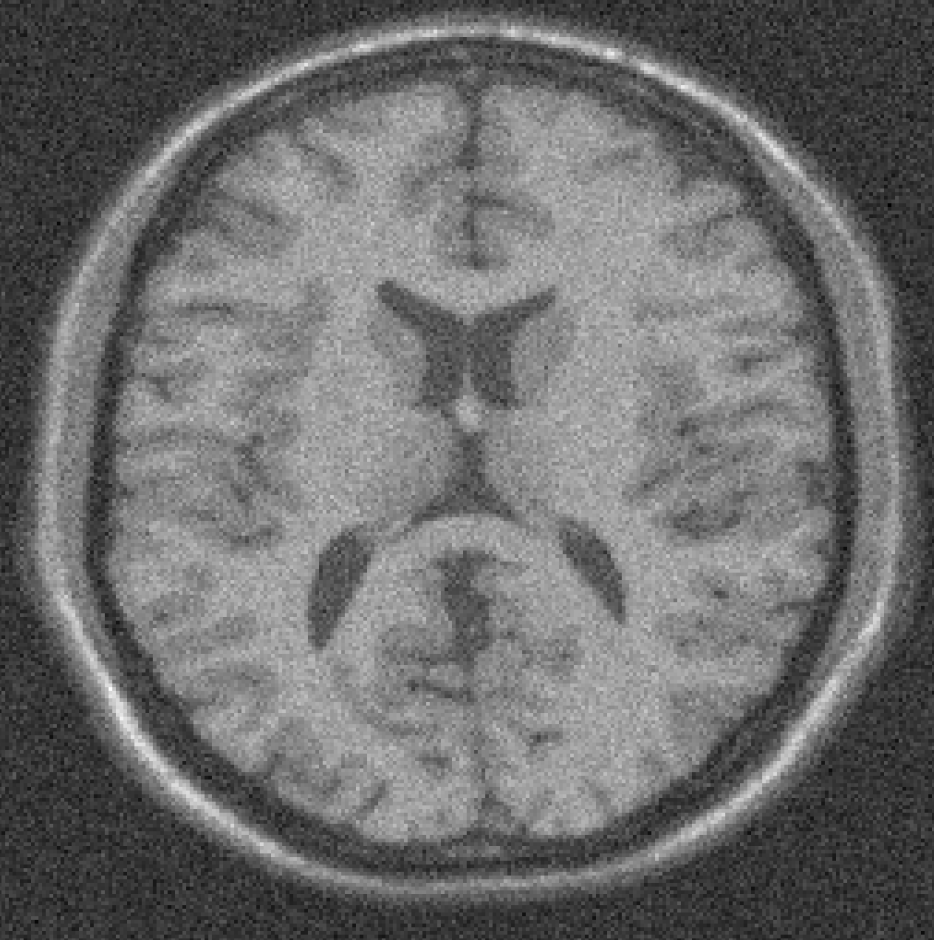
#> input picture images/MRI_images/MRI_noisy.tif, 934 x 940 px
$ jupyter execute 94_Denoising_MRI_images.ipynb   (older library calls are emulated)
#> lines starting #> are read from the running program, lines starting #| are printed output that depends on the picture
# Denoising MRI images

Import the packages

[cell 1]
import matplotlib.pyplot as plt
import numpy as np
from skimage import io
from skimage import img_as_float
from skimage.metrics import peak_signal_noise_ratio
import scipy
from scipy import ndimage as nd
import cv2

[cell 2]
img_path = './images/MRI_images/MRI_noisy.tif'
img_ref_path = './images/MRI_images/MRI_clean.tif'
img_noise = img_as_float(io.imread(img_path))
#> img_noise: shape (940, 934) float64; min 0, max 1, mean 0.426
img_ref = img_as_float(io.imread(img_ref_path))
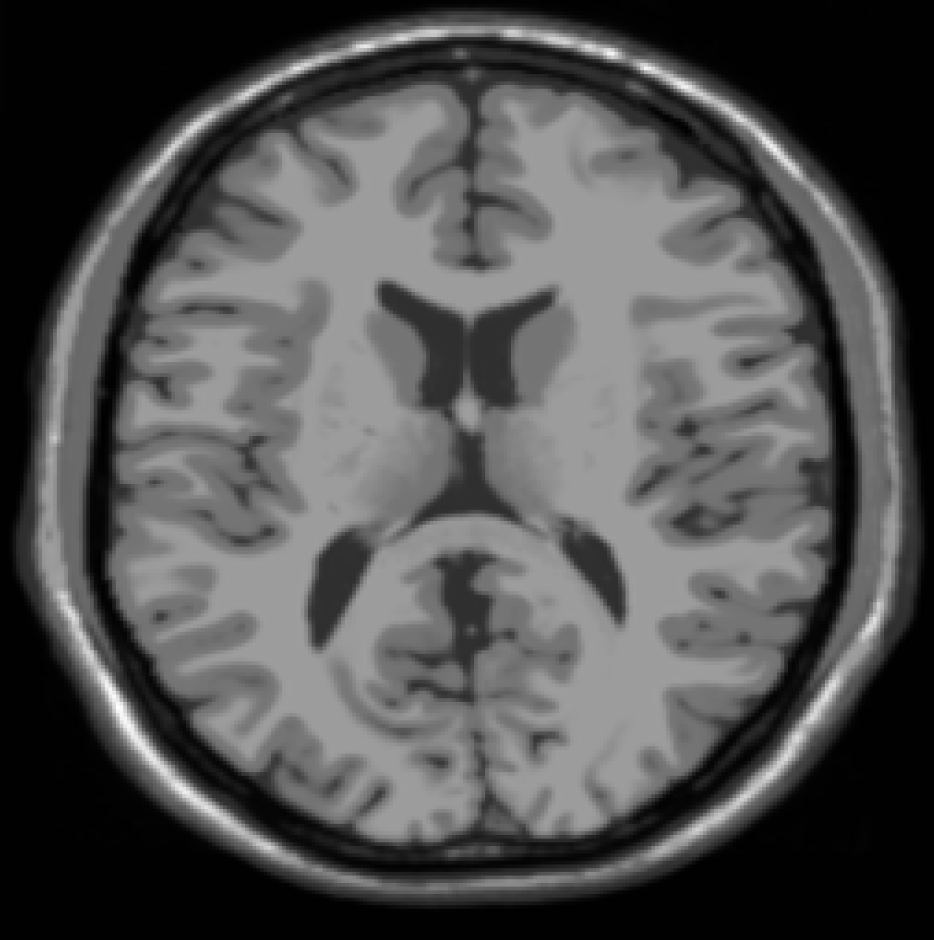
#> input picture images/MRI_images/MRI_clean.tif, 934 x 940 px
#> img_ref: shape (940, 934) float64; min 0, max 1, mean 0.314
fig, axis = plt.subplots(2,1, figsize=(20,20))
axis[0].imshow(img_noise)
axis[1].imshow(img_ref)
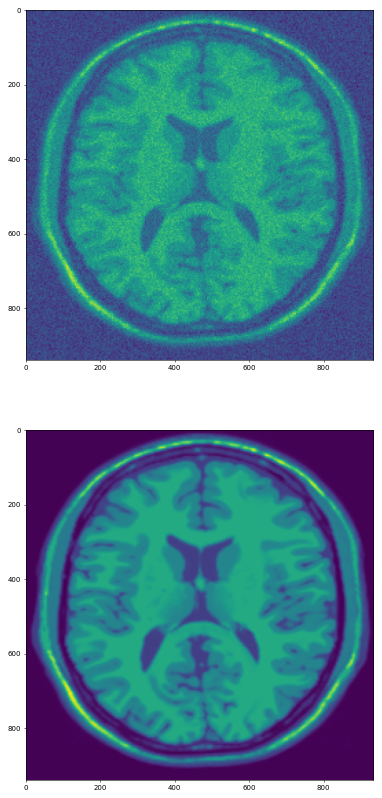
#> figure drawn by matplotlib, 2 panels

## Using Gaussian filter

[cell 3]
gaussian_img = nd.gaussian_filter(img_noise, sigma=5)
plt.figure(figsize=(10,10))
plt.imshow(gaussian_img, )

the image is denoised, it is clean, but it is blurred

check the peak signal noise ratio, compared between the noise image, and the Gaussian filtered image

[cell 4]
noise_psnr = peak_signal_noise_ratio(img_ref, img_noise)
#> noise_psnr = 17.04
gaussian_psnr = peak_signal_noise_ratio(img_ref, gaussian_img)
#> gaussian_psnr = 17.11

print("The peak signal to noise ratio of the noisy image: {:.3f}, \nthe PSNR for the Gaussian denoised image: {:.3f}".
      format(noise_psnr,gaussian_psnr))
#| The peak signal to noise ratio of the noisy image: 17.038,
#| the PSNR for the Gaussian denoised image: 17.112

## Scikit image denoising

https://scikit-image.org/docs/stable/auto_examples/filters/plot_denoise.html

Bilaterial image denoise, one filter is important for this application is total variation filter.

### A bilateral filter is an edge-preserving and noise reducing filter. It averages pixels based on their spatial closeness and radiometric similarity.

[cell 5]
from skimage.restoration import (denoise_tv_chambolle, denoise_bilateral, denoise_wavelet, estimate_sigma)

[cell 6]
img_bilateral = denoise_bilateral(img_noise, sigma_spatial=10, multichannel=False)
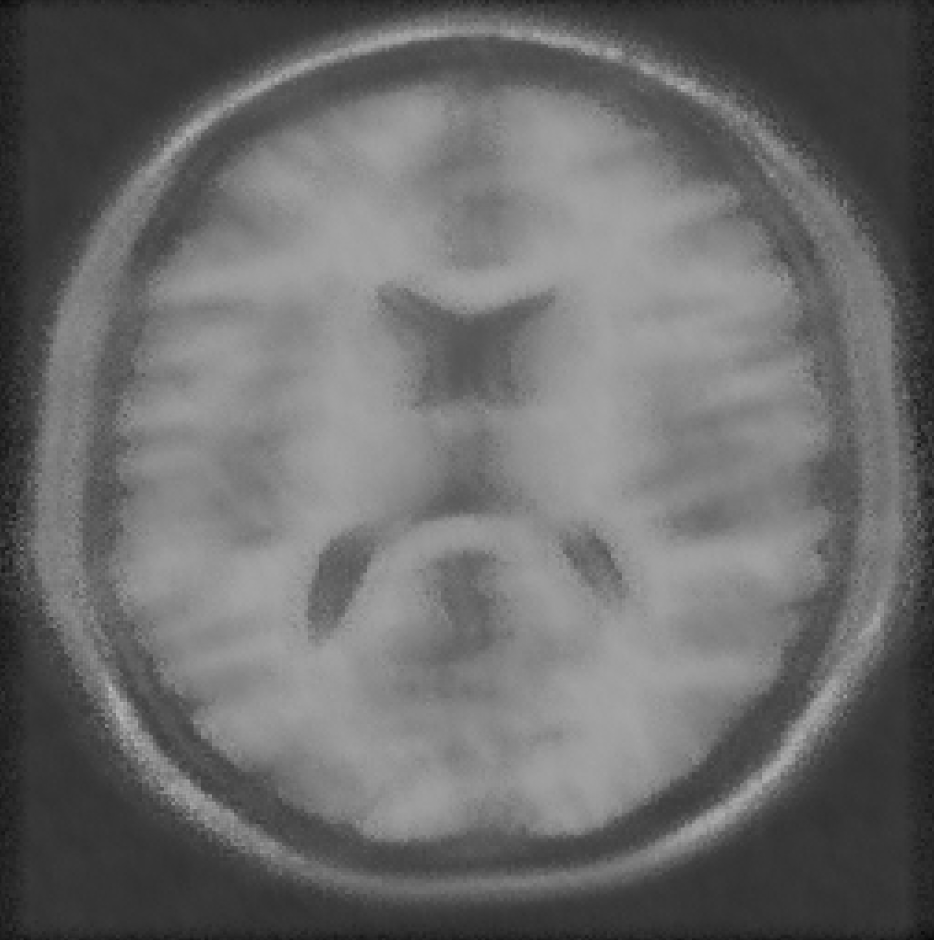
#> img_bilateral: shape (940, 934) float64; min 0.0295, max 0.736, mean 0.421
bilateral_psnr = peak_signal_noise_ratio(img_ref, img_bilateral)
#> bilateral_psnr = 16.59
print("PSNR of bilateral is {:.3f}".format(bilateral_psnr))
#| PSNR of bilateral is 16.588
